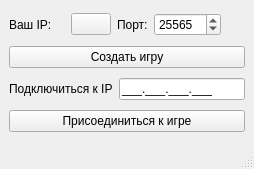
<?xml version="1.0" encoding="UTF-8"?>
<ui version="4.0">
 <class>MainWindow</class>
 <widget class="QMainWindow" name="MainWindow">
  <property name="geometry">
   <rect>
    <x>0</x>
    <y>0</y>
    <width>254</width>
    <height>169</height>
   </rect>
  </property>
  <property name="windowTitle">
   <string>MainWindow</string>
  </property>
  <widget class="QWidget" name="centralwidget">
   <layout class="QVBoxLayout" name="verticalLayout">
    <item>
     <layout class="QHBoxLayout" name="horizontalLayout_3">
      <item>
       <widget class="QLabel" name="label_3">
        <property name="text">
         <string>Ваш IP:</string>
        </property>
       </widget>
      </item>
      <item>
       <widget class="QLabel" name="labelIP">
        <property name="styleSheet">
         <string notr="true">color: rgb(80, 255, 106);</string>
        </property>
        <property name="text">
         <string/>
        </property>
       </widget>
      </item>
      <item>
       <widget class="QPushButton" name="pushButtonCopyIP">
        <property name="text">
         <string/>
        </property>
       </widget>
      </item>
      <item>
       <widget class="QLabel" name="label_4">
        <property name="text">
         <string>Порт:</string>
        </property>
       </widget>
      </item>
      <item>
       <widget class="QSpinBox" name="spinBoxPort">
        <property name="maximum">
         <number>999999</number>
        </property>
        <property name="value">
         <number>25565</number>
        </property>
       </widget>
      </item>
      <item>
       <spacer name="horizontalSpacer">
        <property name="orientation">
         <enum>Qt::Horizontal</enum>
        </property>
        <property name="sizeHint" stdset="0">
         <size>
          <width>40</width>
          <height>20</height>
         </size>
        </property>
       </spacer>
      </item>
     </layout>
    </item>
    <item>
     <widget class="QPushButton" name="pushButtonCreateGame">
      <property name="text">
       <string>Создать игру</string>
      </property>
     </widget>
    </item>
    <item>
     <layout class="QHBoxLayout" name="horizontalLayout">
      <item>
       <widget class="QLabel" name="label_2">
        <property name="text">
         <string>Подключиться к IP</string>
        </property>
       </widget>
      </item>
      <item>
       <widget class="QLineEdit" name="lineEditServerIP">
        <property name="inputMask">
         <string>000.000.000.000;_</string>
        </property>
        <property name="text">
         <string>...</string>
        </property>
       </widget>
      </item>
     </layout>
    </item>
    <item>
     <widget class="QPushButton" name="pushButtonConnectToGame">
      <property name="text">
       <string>Присоединиться к игре</string>
      </property>
     </widget>
    </item>
   </layout>
  </widget>
  <widget class="QMenuBar" name="menubar">
   <property name="geometry">
    <rect>
     <x>0</x>
     <y>0</y>
     <width>254</width>
     <height>20</height>
    </rect>
   </property>
  </widget>
  <widget class="QStatusBar" name="statusbar"/>
 </widget>
 <resources/>
 <connections/>
</ui>
